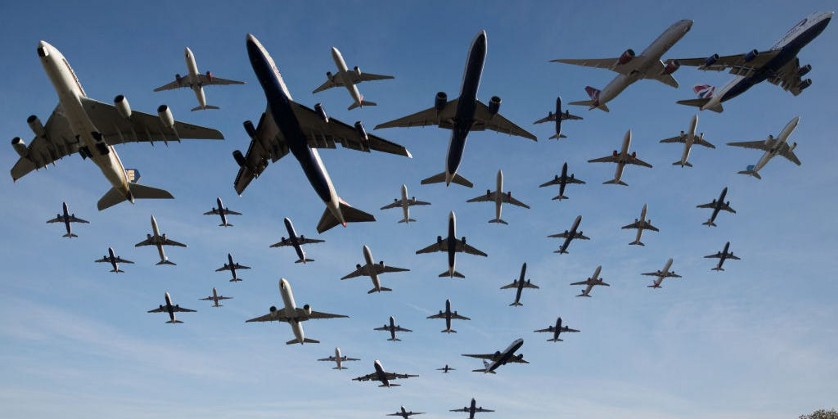
#> input picture SourceIMG.jpeg, 838 x 419 px
$ python template_matching.py
#> lines starting #> are read from the running program, lines starting #| are printed output that depends on the picture; after the words box and inside, x2 and y2 are one past the last pixel; in counts of white or black regions, pixels touching at a corner belong together
"""
template matching
https://opencv-python-tutroals.readthedocs.io/en/latest/py_tutorials/py_imgproc/py_template_matching/py_template_matching.html
opencv
"""
import cv2
import numpy as np
import matplotlib.pyplot as plt


def single_shot(img_rgb, img_gray, template, height, width):
    res = cv2.matchTemplate(img_gray, template, cv2.TM_SQDIFF)

    print(res.shape)
    plt.imshow(res, cmap='gray')
    plt.show()

    min_val, max_val, min_loc, max_loc = cv2.minMaxLoc(res)

    print('min_val:', min_val)
    print('min_loc:', min_loc)

    top_left = min_loc  ##Change to max_loc for all except for TM_SQDIFF
    bottom_right = (top_left[0] + width, top_left[1] + height)
    cv2.rectangle(img_rgb, top_left, bottom_right, (255, 0, 0), 2)

    cv2.imshow("Matched image", img_rgb)
    cv2.waitKey()
    cv2.destroyAllWindows()


def multiple_shots(img_rgb, img_gray, template, height, width):
    res = cv2.matchTemplate(img_gray, template, cv2.TM_CCOEFF_NORMED)

    threshold = 0.5  # For TM_CCOEFF_NORMED, larger values means good fit
    loc = np.where(res >= threshold)

    for pt in zip(*loc[::-1]):
        cv2.rectangle(img_rgb, pt, (pt[0] + width, pt[1] + height), (255, 0, 0), 1)

    cv2.imshow("Matched image", img_rgb)
    cv2.waitKey()
    cv2.destroyAllWindows()


def main():
    img_rgb = cv2.imread('SourceIMG.jpeg')
#> img_rgb is the input picture: shape (419, 838, 3); mean B, G, R 162.1, 133.7, 109.9
    img_gray = cv2.cvtColor(img_rgb, cv2.COLOR_BGR2GRAY)
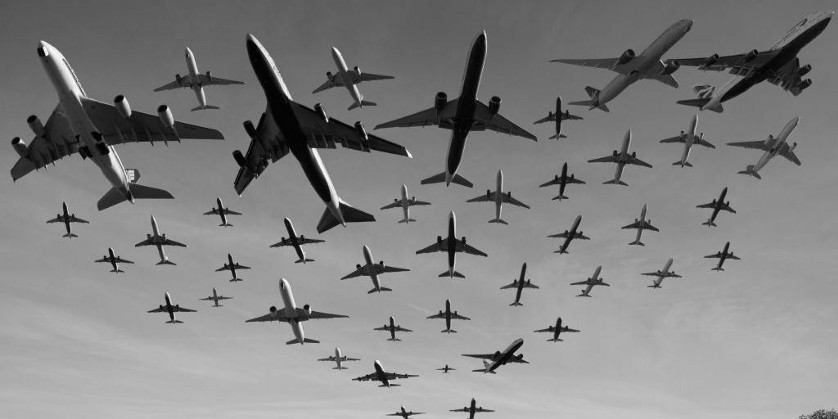
#> img_gray: shape (419, 838); min 0, max 255, mean 129.8
    template = cv2.imread('TemplateIMG.jpeg', 0)
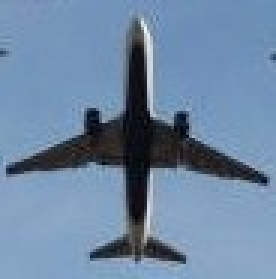
#> input picture TemplateIMG.jpeg, 92 x 93 px (shown 3 times larger)
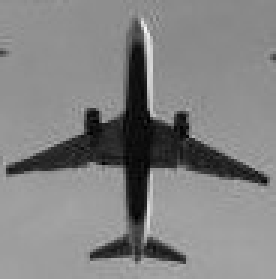
#> template: shape (93, 92) (shown 3 times larger); min 0, max 246, mean 130.4

    height, width = template.shape[::]
#> height = 93; width = 92

    single_shot(img_rgb, img_gray, template, height, width)
#> in single_shot, `res = cv2.matchTemplate(img_gray, template, cv2.TM_SQDIFF)`:
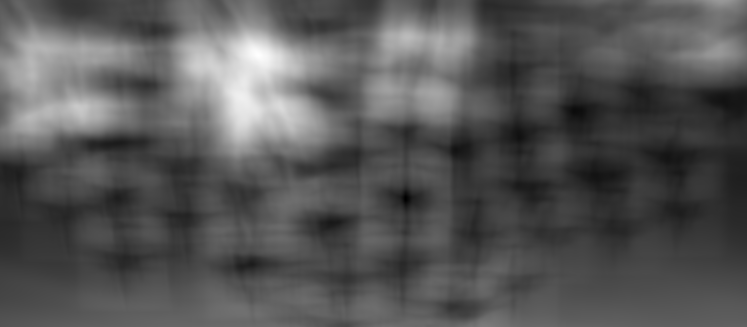
#> res: shape (327, 747) float32; min 9729984, max 81524552, mean 34090996; drawn with min black and max white
#| (327, 747)
#> in single_shot, `min_val, max_val, min_loc, max_loc = cv2.minMaxLoc(res)`: min_val = 9729984; max_val = 81524552; min_loc = (405, 198); max_loc = (258, 55)
#| min_val: 9729984.0
#| min_loc: (405, 198)
#> in single_shot, `top_left = min_loc`: top_left = (405, 198)
#> in single_shot, `bottom_right = (top_left[0] + width, top_left[1] + height)`: bottom_right = (497, 291)
#> in single_shot, `cv2.rectangle(img_rgb, top_left, bottom_right, (255, 0, 0), 2)`:
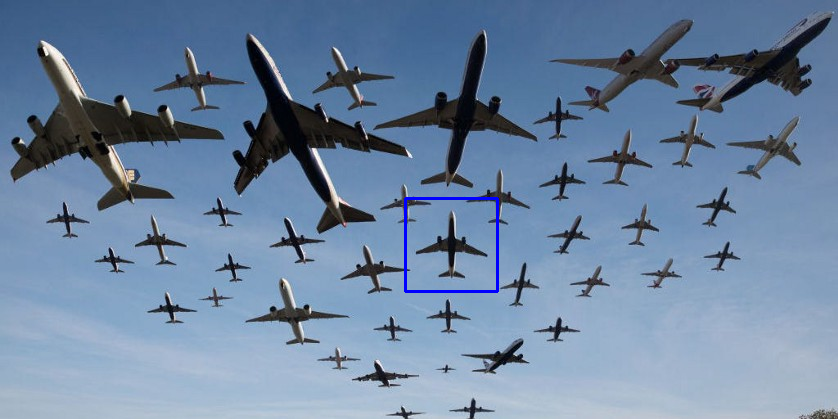
#> img_rgb: shape (419, 838, 3); 0.31% of pixels changed, all inside (x1, y1, x2, y2) = (404, 197, 499, 293)
    multiple_shots(img_rgb, img_gray, template, height, width)
#> in multiple_shots, `res = cv2.matchTemplate(img_gray, template, cv2.TM_CCOEFF_NORMED)`:
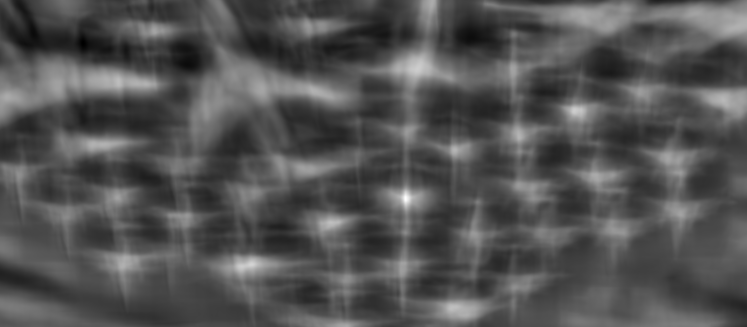
#> res: shape (327, 747) float32; min -0.306, max 0.683, mean 0.0179; drawn with min black and max white
#> in multiple_shots, `loc = np.where(res >= threshold)`: loc = 72 positions, rows 192 to 265, columns 249 to 409
#> the loop in multiple_shots, `for pt in zip(*loc[::-1]):` made 72 passes
#> pt on passes 1 to 12: (405, 192), (405, 193), (406, 193), (404, 194), (405, 194), (406, 194), (407, 194), (403, 195), (404, 195), (405, 195), (406, 195), (407, 195)
#> after the loop in multiple_shots, `for pt in zip(*loc[::-1]):`:
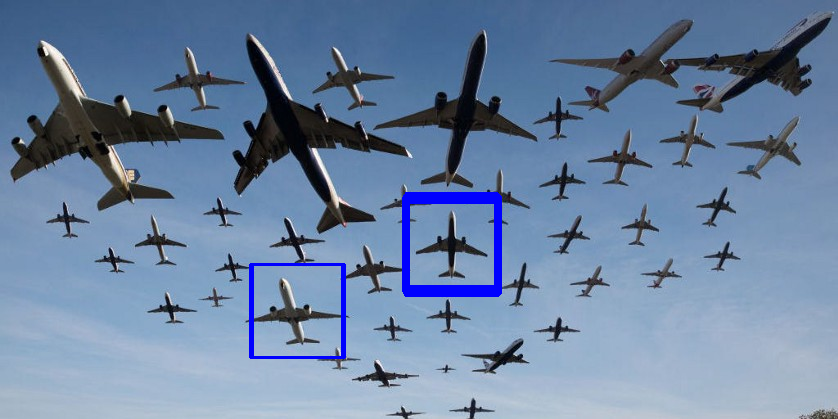
#> img_rgb: shape (419, 838, 3); 1.15% of pixels changed, all inside (x1, y1, x2, y2) = (249, 192, 502, 359)


if __name__ == '__main__':
    main()
